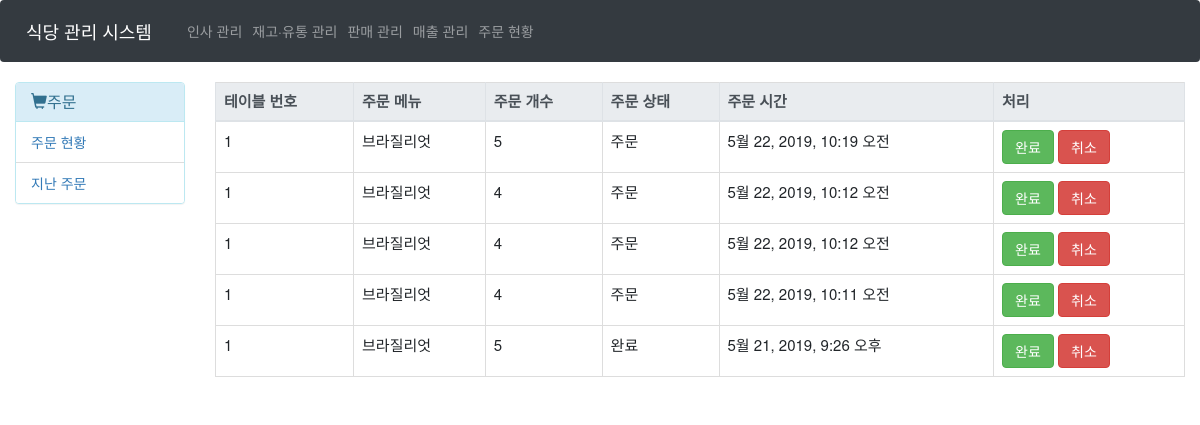
The page /Order/State/ on the database as committed earlier.
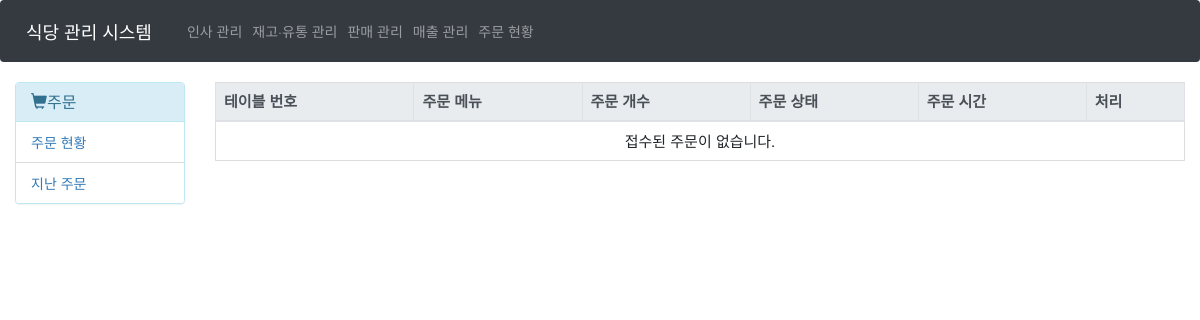
The same page on the database as committed later.
### Main/models.py (models this page shows, shortened)
class Table_order(models.Model):
    class Meta:
        verbose_name = '주문 메뉴'
        verbose_name_plural = '주문 메뉴'
    to_menu = models.ForeignKey("Main.Menu", verbose_name="메뉴", on_delete=models.CASCADE)
    to_count = models.PositiveIntegerField(verbose_name="개수")
    to_status = models.CharField(verbose_name="주문 상태", max_length=10)
    to_isActive = models.BooleanField(default=True)
    to_order_sheet = models.ForeignKey("Main.Order_sheet", verbose_name="주문서", on_delete=models.CASCADE, null=True)

class Order_sheet(models.Model):
    class Meta:
        verbose_name = '주문서'
        verbose_name_plural = '주문서'
    os_table_no = models.PositiveIntegerField(verbose_name="테이블 번호")
    os_amount = models.PositiveIntegerField(verbose_name="총액")
    os_order_date = models.DateTimeField(verbose_name="주문 시간", auto_now=True)
    os_status = models.BooleanField(verbose_name='활성여부', default=True)

class Menu(models.Model):
    class Meta:
        verbose_name = '메뉴'
        verbose_name_plural = '메뉴'
    m_name = models.CharField(max_length=20, verbose_name="메뉴 이름")
    m_price = models.PositiveIntegerField(verbose_name="가격")
    m_explain = models.CharField(max_length=100, verbose_name="설명")
    m_pic = models.ImageField(verbose_name="사진", null=True, blank=True, upload_to=directory_url)
    def __str__(self):
        return self.m_name

### Main/views.py (the view)
# urls.py: path('Order/State/', views.orderState, name='orderState'),
def orderState(request):
    order = Table_order.objects.filter(to_isActive=True).order_by('-to_order_sheet__os_order_date')
    return render(request, 'Main/Order_State/index.html', {'orders' : order})

### Main/templates/Main/Order_State/index.html (shortened to what this page needs)
{% extends 'Main/Order_State/main.html' %}
{% block content %}
<table class="table table-hover table-bordered">
    <thead class="thead thead-light">
        <th>테이블 번호</th>
        <th>주문 메뉴</th>
        <th>주문 개수</th>
        <th>주문 상태</th>
        <th>주문 시간</th>
        <th>처리</th>
    </thead>
    <tbody>
    {% if orders %}
        {% for order in orders %}
        <tr>
            <td>{{order.to_order_sheet.os_table_no}}</td>
            <td>{{order.to_menu}}</td>
            <td>{{order.to_count}}</td>
            <td id="order{{order.pk}}">{{order.to_status}}</td>
            <td><span id="time{{order.pk}}">{{order.to_order_sheet.os_order_date}}</span> <span id="pasttime{{order.pk}}"></span></td>
            <td>
                <button class="btn btn-success" onclick="doneOrder({{order.pk}})">완료</button>
                <button class="btn btn-danger" onclick="cancelOrder({{order.pk}})">취소</button>
            </td>
        </tr>
    {% endfor %}
    {% else %}
        <td colspan="6" class="text-center">접수된 주문이 없습니다.</td>
    {% endif %}
    </tbody>
</table>
{% endblock %}

Rows that differ between the two databases and show on the page:
removed Table_order: to_order_sheet.os_table_no "1", to_menu "브라질리엇", to_count "5", to_status "주문", to_order_sheet.os_order_date "5월 22, 2019, 10:19 오전"
removed Table_order: to_order_sheet.os_table_no "1", to_menu "브라질리엇", to_count "4", to_status "주문", to_order_sheet.os_order_date "5월 22, 2019, 10:12 오전"
removed Table_order: to_order_sheet.os_table_no "1", to_menu "브라질리엇", to_count "4", to_status "주문", to_order_sheet.os_order_date "5월 22, 2019, 10:12 오전"
removed Table_order: to_order_sheet.os_table_no "1", to_menu "브라질리엇", to_count "4", to_status "주문", to_order_sheet.os_order_date "5월 22, 2019, 10:11 오전"
removed Table_order: to_order_sheet.os_table_no "1", to_menu "브라질리엇", to_count "5", to_status "완료", to_order_sheet.os_order_date "5월 21, 2019, 9:26 오후"
Other text that changed with them:
text now shown: "접수된 주문이 없습니다."
